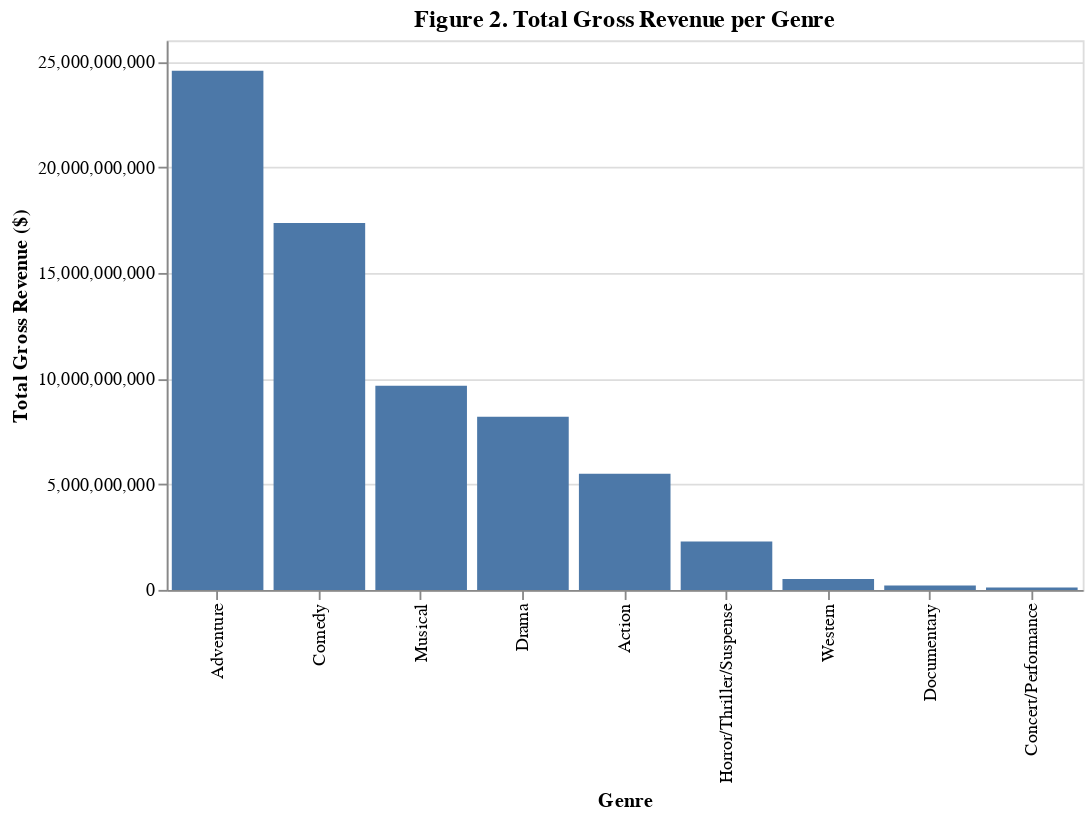

The cell this chart's notebook holds for it:
### Markdown cell above
The **Comedy** genre has the **highest** number of movies, while the **Musical** genre has the **3rd fewest** number of movies.

### Code cell
total_gross_plot = (
    alt.Chart(stats_df, width=500, height=300)
    .mark_bar()
    .encode(
        x=alt.X("genre:N", title="Genre", sort="-y"),
        y=alt.Y("sum:Q", title="Total Gross Revenue ($)"),
    )
    .properties(title="Figure 2. Total Gross Revenue per Genre")
)
total_gross_plot

### Figure 1 — Vega-Lite specification as saved in the notebook (floating-point values rounded to 4 significant figures)
{"config": {"view": {"continuousWidth": 400, "continuousHeight": 300}}, "data": {"name": "data-df72f0dface1eb6ec99e88101dc6908b"}, "mark": "bar", "encoding": {"x": {"type": "nominal", "field": "genre", "sort": "-y", "title": "Genre"}, "y": {"type": "quantitative", "field": "sum", "title": "Total Gross Revenue ($)"}}, "height": 300, "title": "Figure 2. Total Gross Revenue per Genre", "width": 500, "$schema": "https://vega.github.io/schema/vega-lite/v4.8.1.json", "datasets": {"data-df72f0dface1eb6ec99e88101dc6908b": [{"genre": "Action", "sum": 5498936786, "mean": 137473419, "count": 40}, {"genre": "Adventure", "sum": 24561266158, "mean": 190397412, "count": 129}, {"genre": "Comedy", "sum": 17355130321, "mean": 83438126, "count": 208}, {"genre": "Concert/Performance", "sum": 114821678, "mean": 57410839, "count": 2}, {"genre": "Documentary", "sum": 203488418, "mean": 12718026, "count": 16}, {"genre": "Drama", "sum": 8195804484, "mean": 71893021, "count": 114}, {"genre": "Horror/Thriller/Suspense", "sum": 2292174046, "mean": 76405801, "count": 30}, {"genre": "Musical", "sum": 9657565776, "mean": 603597861, "count": 16}, {"genre": "Western", "sum": 516709946, "mean": 73815706, "count": 7}]}}
